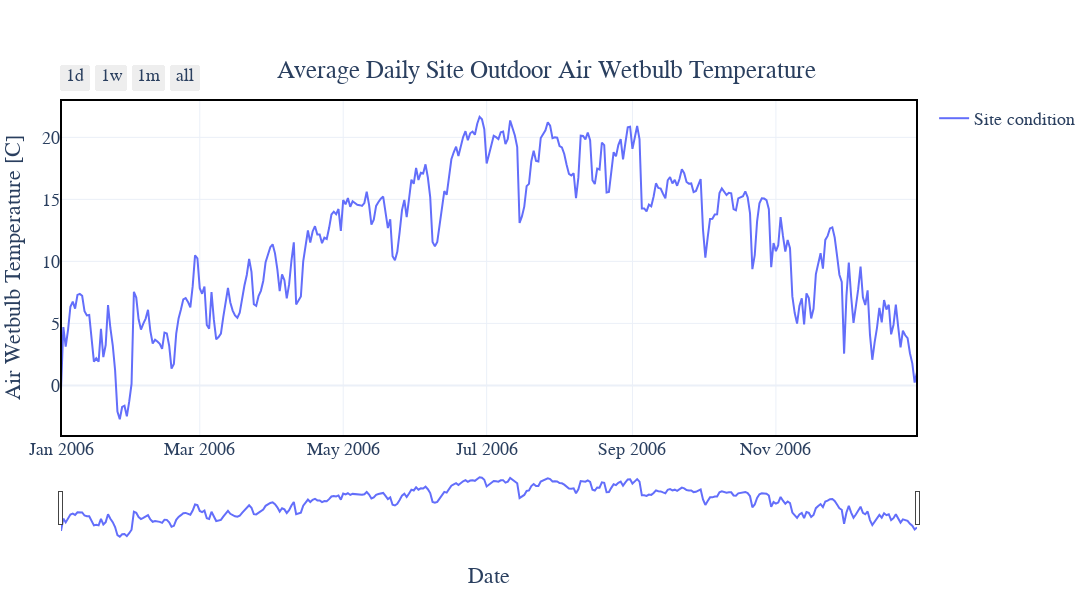

Notebook source saved alongside this figure:
### Markdown cell above
- Daily average site outdoor air wetbulb temperature:

### Code cell
fig = go.Figure()

fig.add_trace(go.Scatter(x=daily_avg_Site_Outdoor_Air_Wetbulb_Temperature.index, y=daily_avg_Site_Outdoor_Air_Wetbulb_Temperature['Site_Outdoor_Air_Wetbulb_Temperature'],
                         mode='lines', name='Site condition'))

fig.update_layout(
    title={
        'text': 'Average Daily Site Outdoor Air Wetbulb Temperature',
        'y': 0.90,  
        'x': 0.5,
        'xanchor': 'center',
        'yanchor': 'top',
    },
    xaxis_title='Date',
    yaxis_title='Air Wetbulb Temperature [C]',
    font=dict(
        family="Times New Roman",
        size=18,
    ),
    xaxis=dict(
        range=['2006-01-01', '2006-12-31'],  
        rangeselector=dict(
            buttons=list([
                dict(count=1, label="1d", step="day", stepmode="backward"),
                dict(count=7, label="1w", step="day", stepmode="backward"),
                dict(count=1, label="1m", step="month", stepmode="backward"),
                dict(step="all")
            ])
        ),
        rangeslider=dict(visible=True),
        type="date"
    ),
    yaxis=dict(fixedrange=False),
    hovermode="x unified",
    paper_bgcolor='white',  
    plot_bgcolor='white',   
    margin=dict(l=60, r=60, t=100, b=60),  
    showlegend=True,
    width=1100,  
    height=600   
)

fig.update_layout(
    shapes=[
        dict(
            type="rect",
            xref="paper", yref="paper",
            x0=0, y0=0, x1=1, y1=1,
            line=dict(color="black", width=2)
        )
    ]
)

fig.show()

### Figure 1 — Plotly figure (JSON) as saved in the notebook; plotly's stock layout.template omitted (floating-point values rounded to 4 significant figures; data arrays with more than 128 entries replaced by an {"elided": "..."} marker saying what was removed)
{"data": [{"mode": "lines", "name": "Site condition", "type": "scatter", "x": {"elided": "365 str values"}, "y": {"elided": "365 float values"}}], "layout": {"font": {"family": "Times New Roman", "size": 18}, "height": 600, "hovermode": "x unified", "margin": {"b": 60, "l": 60, "r": 60, "t": 100}, "paper_bgcolor": "white", "plot_bgcolor": "white", "shapes": [{"line": {"color": "black", "width": 2}, "type": "rect", "x0": 0, "x1": 1, "xref": "paper", "y0": 0, "y1": 1, "yref": "paper"}], "showlegend": true, "title": {"text": "Average Daily Site Outdoor Air Wetbulb Temperature", "x": 0.5, "xanchor": "center", "y": 0.9, "yanchor": "top"}, "width": 1100, "xaxis": {"range": ["2006-01-01", "2006-12-31"], "rangeselector": {"buttons": [{"count": 1, "label": "1d", "step": "day", "stepmode": "backward"}, {"count": 7, "label": "1w", "step": "day", "stepmode": "backward"}, {"count": 1, "label": "1m", "step": "month", "stepmode": "backward"}, {"step": "all"}]}, "rangeslider": {"visible": true}, "title": {"text": "Date"}, "type": "date"}, "yaxis": {"fixedrange": false, "title": {"text": "Air Wetbulb Temperature [C]"}}}}
